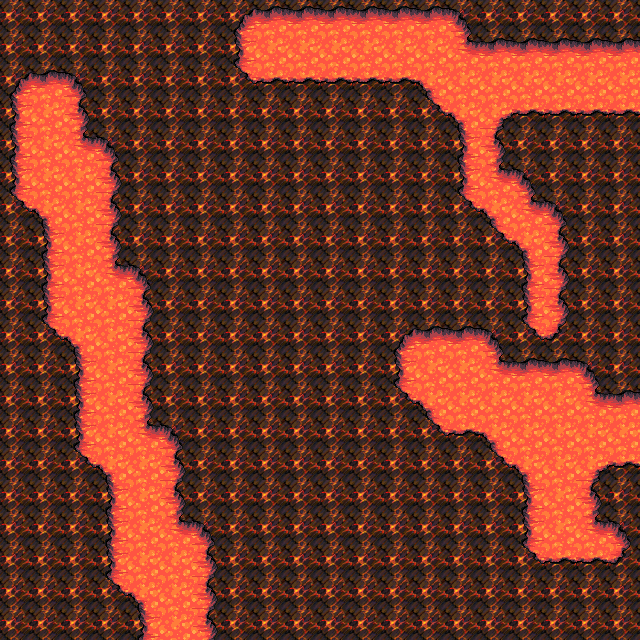

Rendered tile map (Tiled .tmx) drawn with the repository's tilesets; below, a short description and the map source with its tile grids summarised:
An orthogonal 20x20 tile map with 32x32 px tiles, 4 tile layers (Background, Objects, Overhead, EnterState), 2 tilesets.

<map version="1.0" orientation="orthogonal" renderorder="right-down" width="20" height="20" tilewidth="32" tileheight="32" nextobjectid="1">
 <tileset firstgid="1" name="ground" tilewidth="32" tileheight="32" tilecount="192" columns="16">
  <image source="../tilesets/ground.png" width="512" height="384" />
 </tileset>
 <tileset firstgid="193" name="terrain" tilewidth="32" tileheight="32" tilecount="1024" columns="32">
  <image source="../tilesets/terrain.png" width="1024" height="1024" />
 </tileset>
 <layer name="Background" width="20" height="20">
  <data>[400 cells, 400 non-empty, 1 distinct tile ids]</data>
 </layer>
 <layer name="Objects" width="20" height="20">
  <data>[400 cells, 166 non-empty, 12 distinct tile ids]</data>
 </layer>
 <layer name="Overhead" width="20" height="20">
  <data>[400 cells, 0 non-empty, 0 distinct tile ids]</data>
 </layer>
 <layer name="EnterState" width="20" height="20">
  <data>[400 cells, 1 non-empty, 1 distinct tile ids]</data>
 </layer>
</map>
